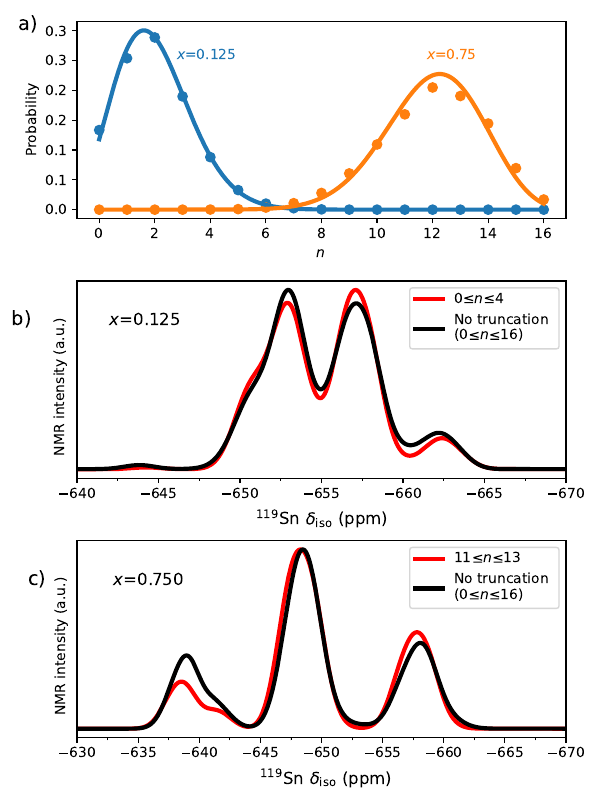

Source code (Python):
import numpy as np
import matplotlib.pyplot as plt
import pandas as pd
import os
import shutil
import subprocess
import re
from scipy.interpolate import make_interp_spline, BSpline
import math
import pylab
from scipy.special import gamma
from matplotlib.ticker import FormatStrFormatter


# x125/ x250/ x375/ x500/ x625/ x750/ x875/ 
from matplotlib.ticker import (MultipleLocator, AutoMinorLocator)


fig, axs = plt.subplots(nrows=3, ncols=1, figsize=(6, 8) )

###################################################################################################
# First, panel with probs

wdir = os.getcwd()+'/'

probs2 = pd.read_csv(wdir+'figure_probs.csv', sep = ';', skiprows=1, header=None)
print(probs2)
x2  = probs2.iloc[:,0].to_numpy()
p12 = probs2.iloc[:,1].to_numpy()
p22 = probs2.iloc[:,2].to_numpy()


fs = 12  # fontsize
ps = 40  
ps2 = 45  

label = 'x=0.125'
axs[0].scatter(x2,p12, s=ps2)
#axs.scatter(x2,p12,label="$\it{x}$=0.125", s=ps2)
label = 'x=0.750'
axs[0].scatter(x2,p22, s=ps2)
#axs.scatter(x2,p22,label="$\it{x}$=0.500", s=ps2)
#label = 'x=0.875'
#axs.scatter(x2,p32, s=ps2)

#axs.legend()
#axs[0].legend(frameon=False, loc='upper center', ncol=1, fontsize=fs)

axs[0].set(xlabel='$\it{n}$', ylabel='Probability')

axs[0].yaxis.set_major_formatter(FormatStrFormatter('%.1f'))

#axs[0].ylabel('Probability', fontsize=fs)

#axs.legend(frameon=False, loc='upper center', ncol=3, fontsize=fs)

#plt.xlabel("$\it{n}$", fontsize=fs)
#plt.xticks(rotation=0,fontsize=fs)
#plt.yticks(rotation=0,fontsize=fs)
#plt.ylabel('Probability', fontsize=fs)


color = ['#1f77b4', '#ff7f0e', '#2ca02c', '#d62728', '#9467bd', '#8c564b', '#e377c2', '#7f7f7f', '#bcbd22', '#17becf']

N = 16
###########
# x = 0.125
comp = 0.125
ax = pylab.linspace(0, 16, 300)

#y = (N!/(N-n)!n!)(x^n)(1-x)^(N-n)
y = ( gamma(N+1) / ( gamma(N-ax+1) * (gamma(ax+1)) ) ) * (comp**ax) * (1-comp)**(N-ax)

axs[0].plot(ax,y, color=color[0], lw=3)
#pylab.plot(ax, y, ls='-', label='$\Binomial$',   color=color[0], lw=3)
###########
###########
# x = 0.75
comp = 0.75
#y = (N!/(N-n)!n!)(x^n)(1-x)^(N-n)
y = ( gamma(N+1) / ( gamma(N-ax+1) * (gamma(ax+1)) ) ) * (comp**ax) * (1-comp)**(N-ax)

axs[0].plot(ax,y, color=color[1], lw=3)
#pylab.plot(ax, y, ls='-', label='$\Binomial$',   color=color[1], lw=3)
###########

axs[0].text(2.8,  0.25, r'$\it{x}$=0.125', fontsize=fs-2,  color=color[0])
axs[0].text(11.8, 0.25, r'$\it{x}$=0.75' , fontsize=fs-2,  color=color[1])

axs[0].text(-2.9, 0.3, r'a)',   fontsize=fs+2)

#plt.show()




###################################################################################################
# Second, panel with truncation

#fs = 12  # fontsize
#fig, axs = plt.subplots(nrows=2, ncols=1, figsize=(8, 8))


# full denotes no truncation, t0 
data = []
data.append(pd.read_csv('spectra_0p125_full.dat',skiprows=1, sep='\s+',header=None, names=['x','300.0','873.0','1273.0','1673.0', 'Infinite']))
data.append(pd.read_csv('spectra_0p125_t0.dat',  skiprows=1, sep='\s+',header=None, names=['x','300.0','873.0','1273.0','1673.0', 'Infinite']))
data.append(pd.read_csv('spectra_0p125_t1.dat',  skiprows=1, sep='\s+',header=None, names=['x','300.0','873.0','1273.0','1673.0', 'Infinite']))
#data.append(pd.read_csv('spectra_0p125_t2.dat',  skiprows=1, sep='\s+',header=None, names=['x','300.0','873.0','1273.0','1673.0', 'Infinite']))
data.append(pd.read_csv('spectra_0p750_full.dat',skiprows=1, sep='\s+',header=None, names=['x','300.0','873.0','1273.0','1673.0', 'Infinite']))
data.append(pd.read_csv('spectra_0p750_t0.dat',  skiprows=1, sep='\s+',header=None, names=['x','300.0','873.0','1273.0','1673.0', 'Infinite']))
data.append(pd.read_csv('spectra_0p750_t1.dat',  skiprows=1, sep='\s+',header=None, names=['x','300.0','873.0','1273.0','1673.0', 'Infinite']))
#data.append(pd.read_csv('spectra_0p750_t2.dat',  skiprows=1, sep='\s+',header=None, names=['x','300.0','873.0','1273.0','1673.0', 'Infinite']))

print(data)
print(type(data))
print(type(data[0]))
print(type(data[1]['873.0']))
print(data[0]['873.0'])
print(data[0]['x'])

scale = 1.0
specmax = []
for i in range(len(data)):
    specmax.append(data[i]['873.0'].max())
    scale = 1 / specmax[i] 
    data[i]['873.0'] = data[i]['873.0'] * scale

color = ['#1f77b4', '#ff7f0e', '#2ca02c', '#d62728', '#9467bd', '#8c564b', '#e377c2', '#7f7f7f', '#bcbd22', '#17becf']
axs[1].set_xlim(-640,-670)
axs[1].plot(data[0]['x'], data[2]['873.0'], lw=3, c='red', label='0≤$n$≤4')
axs[1].plot(data[0]['x'], data[0]['873.0'], lw=3, c='black', label='No truncation \n(0≤$n$≤16)')
#axs[1].plot(data[0]['x'], data[0]['873.0'], lw=3, c='black', label='No truncation \n(0≤n≤16)')
#axs[1].text(-651, -0.31,  '$^{119}$Sn $\delta_{iso}$ (ppm)', fontsize=fs,  color='black')


axs[2].set_xlim(-630,-670)
axs[2].plot(data[3]['x'], data[5]['873.0'], lw=3, c='red', label='11≤$n$≤13')
axs[2].plot(data[3]['x'], data[3]['873.0'], lw=3, c='black', label='No truncation \n(0≤$n$≤16)')


axs[1].text(-642,  0.8,    r'$\it{x}$=0.125',                fontsize=fs+0,  color='black')
axs[2].text(-633,  0.8,    r'$\it{x}$=0.750',                fontsize=fs+0,  color='black')
axs[1].axes.yaxis.set_visible(False)
axs[2].axes.yaxis.set_visible(False)
axs[1].axes.xaxis.set_minor_locator(AutoMinorLocator(2))
axs[2].axes.xaxis.set_minor_locator(AutoMinorLocator(2))

#axs[0].text(8, -0.08,  '$\it{n}$', fontsize=fs,  color='black')
#axs[1].set(xlabel='$^{119}$Sn $\delta_{iso} (ppm)$', ylabel='NMR intensity (a.u.)')
axs[1].text(-638.6,  0.089,    r'NMR intensity (a.u.)',                fontsize=fs-2,  color='black', rotation='vertical')
axs[2].text(-628.2,  0.089,    r'NMR intensity (a.u.)',                fontsize=fs-2,  color='black', rotation='vertical')
#axs[1].text(-651, -0.31,  '$^{119}$Sn $\delta_{iso}$ (ppm)', fontsize=fs,  color='black')
#axs[2].text(-645, -0.31,  '$^{119}$Sn $\delta_{iso}$ (ppm)', fontsize=fs,  color='black')
axs[1].text(-651, -0.31,   '$^{119}$Sn $\delta_{\mathrm{iso}}$ (ppm)', fontsize=fs,  color='black')
axs[2].text(-645, -0.31,   '$^{119}$Sn $\delta_{\mathrm{iso}}$ (ppm)', fontsize=fs,  color='black')


axs[1].text(-636, 0.8, r'b)',   fontsize=fs+2)
axs[2].text(-626, 0.8, r'c)',   fontsize=fs+2)

axs[1].legend()
axs[2].legend()

fig.tight_layout()

plt.savefig('figure_7_Truncation.png')
plt.savefig('figure_7_Truncation.tiff', format='tiff')
plt.savefig('figure_7_Truncation.pdf', format='pdf')
plt.show()

